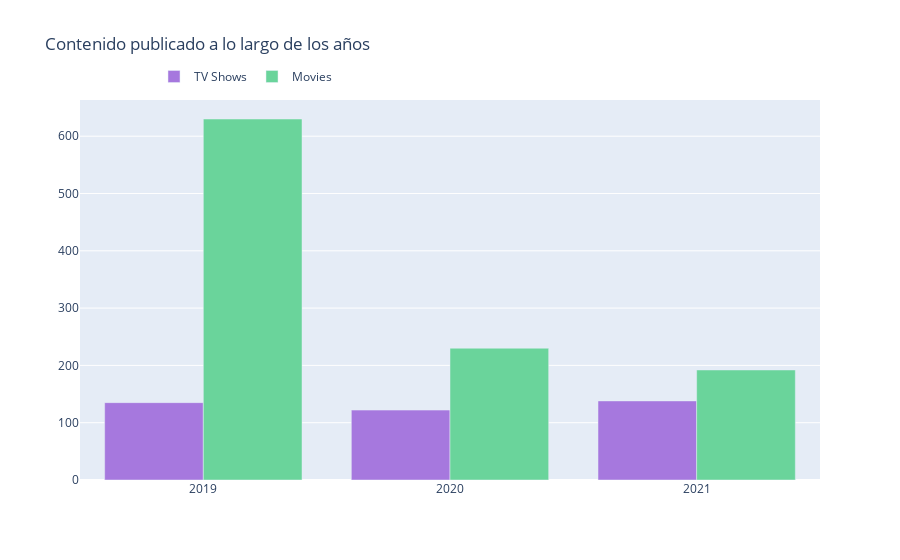

The notebook cell this image was saved under:
### Markdown cell above
## 2. Growth in content over the years

### Code cell
# Filtrar por tipo
d1 = df[df["type"] == "TV Show"]
d2 = df[df["type"] == "Movie"]

col = "year_added"

# Procesar datos para TV Shows
vc1 = d1[col].value_counts().reset_index()
vc1.columns = [col, "count"]  
vc1['count'] = pd.to_numeric(vc1['count'], errors='coerce')  
vc1['percent'] = vc1['count'] / vc1['count'].sum() * 100
vc1 = vc1.sort_values(col)

# Procesar datos para Movies
vc2 = d2[col].value_counts().reset_index()
vc2.columns = [col, "count"]  
vc2['count'] = pd.to_numeric(vc2['count'], errors='coerce')  
vc2['percent'] = vc2['count'] / vc2['count'].sum() * 100
vc2 = vc2.sort_values(col)

# Crear el gráfico
trace1 = go.Bar(x=vc1[col], y=vc1["count"], name="TV Shows", marker=dict(color="#a678de"))
trace2 = go.Bar(x=vc2[col], y=vc2["count"], name="Movies", marker=dict(color="#6ad49b"))
data = [trace1, trace2]
layout = go.Layout(title="Contenido publicado a lo largo de los años", legend=dict(x=0.1, y=1.1, orientation="h"))

fig = go.Figure(data, layout=layout)

# Mostrar el gráfico
fig.show()

### Figure 1 — Plotly figure (JSON) as saved in the notebook; plotly's stock layout.template omitted (floating-point values rounded to 4 significant figures)
{"data": [{"marker": {"color": "#a678de"}, "name": "TV Shows", "type": "bar", "x": [2019.0, 2020.0, 2021.0], "y": [135, 122, 138]}, {"marker": {"color": "#6ad49b"}, "name": "Movies", "type": "bar", "x": [2019.0, 2020.0, 2021.0], "y": [630, 230, 192]}], "layout": {"legend": {"orientation": "h", "x": 0.1, "y": 1.1}, "title": {"text": "Contenido publicado a lo largo de los años"}}}
